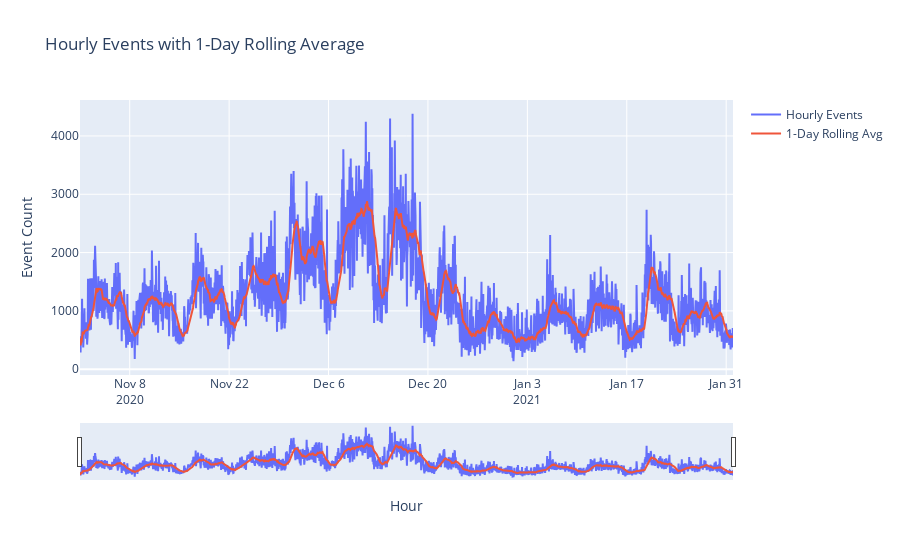

Notebook code for this chart:
### Code cell
# Example dataframe
gb_hourly_events = df.groupby('event_hour').size().reset_index(name='event_count')
gb_hourly_events['rolling_avg_1d'] = gb_hourly_events['event_count'].rolling(window=24, min_periods=1).mean()

import plotly.graph_objects as go

fig = go.Figure()

# Original hourly counts
fig.add_trace(go.Scatter(x=gb_hourly_events['event_hour'], y=gb_hourly_events['event_count'],
                         mode='lines', name='Hourly Events'))

# Rolling average line
fig.add_trace(go.Scatter(x=gb_hourly_events['event_hour'], y=gb_hourly_events['rolling_avg_1d'],
                         mode='lines', name='1-Day Rolling Avg'))

fig.update_layout(title='Hourly Events with 1-Day Rolling Average',
                  xaxis_title='Hour',
                  yaxis_title='Event Count',
                  xaxis=dict(rangeslider=dict(visible=True)))

fig.show()

### Figure 1 — Plotly figure (JSON) as saved in the notebook; plotly's stock layout.template omitted (floating-point values rounded to 4 significant figures; data arrays with more than 128 entries replaced by an {"elided": "..."} marker saying what was removed)
{"data": [{"mode": "lines", "name": "Hourly Events", "type": "scatter", "x": {"elided": "2208 str values"}, "y": {"elided": "2208 int values"}}, {"mode": "lines", "name": "1-Day Rolling Avg", "type": "scatter", "x": {"elided": "2208 str values"}, "y": {"elided": "2208 float values"}}], "layout": {"title": {"text": "Hourly Events with 1-Day Rolling Average"}, "xaxis": {"rangeslider": {"visible": true}, "title": {"text": "Hour"}}, "yaxis": {"title": {"text": "Event Count"}}}}
